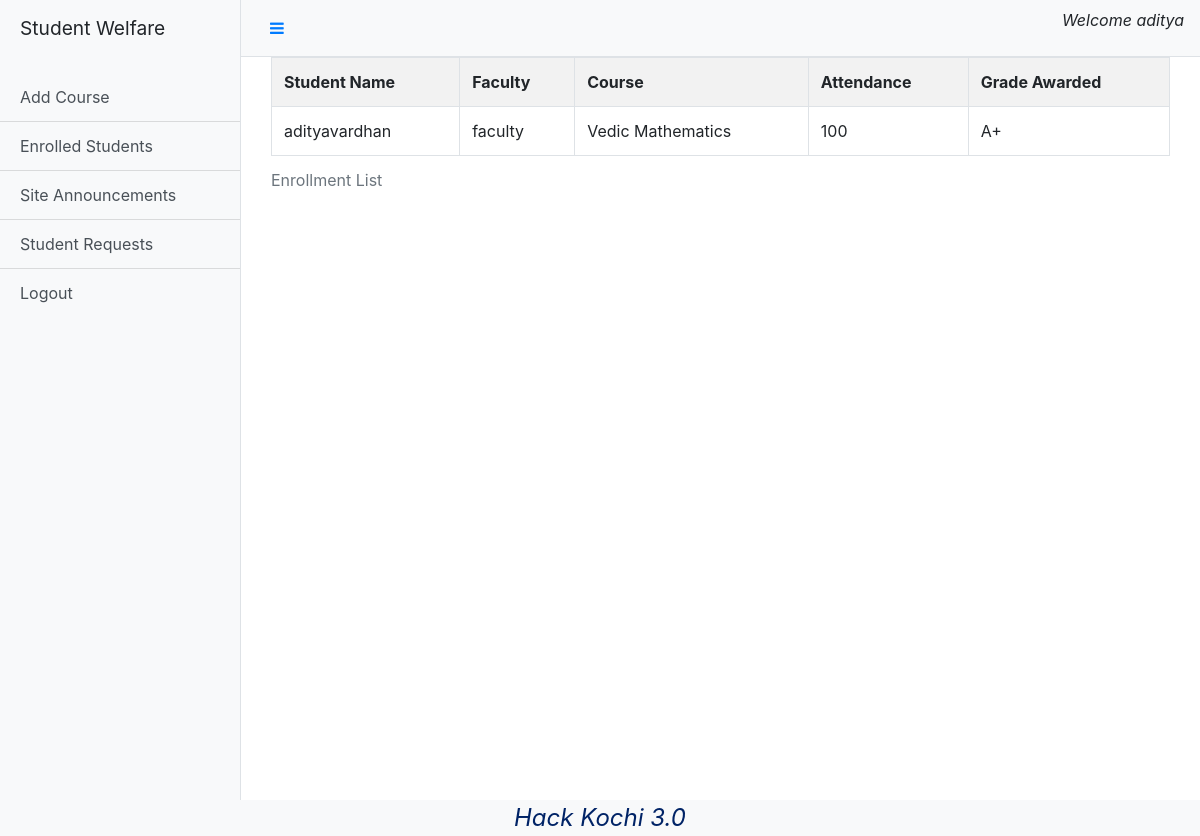
The page /dadmin/admEnrolledStudents (signed in) on the database its author committed.
### base/models.py (models this page shows)
class User(AbstractUser):
    user_type = models.CharField(max_length=10,choices=(('Student','Student'),('Faculty','Faculty'),('Librarian','Librarian')),null=True)

### student/models.py (models this page shows)
class Enrollment(models.Model):
    student = models.ForeignKey(User,on_delete=models.CASCADE,related_name='student')
    course = models.ForeignKey(Course,on_delete=models.CASCADE)
    faculty = models.ForeignKey(User,on_delete=models.CASCADE,related_name='faculty')
    attendance = models.CharField(max_length=10,blank=True)
    grade = models.CharField(max_length=10,blank=True)

class Course(models.Model):
    name = models.CharField(max_length=50)
    description = models.CharField(max_length=50)
    faculty = models.ForeignKey(User,on_delete=models.CASCADE,null=True)

### admin/views.py (the view)
# urls.py: path('admEnrolledStudents',views.admEnrolledStudents,name="admEnrolledStudents"),
def admEnrolledStudents(request):
    if not check(request):
        storage = messages.get_messages(request)
        storage.used = True
        messages.info(request,'Invalid Request')
        return redirect('/')
    if not request.user.is_authenticated:
        storage = messages.get_messages(request)
        storage.used = True
        messages.info(request,'Not Logged In')
        return redirect('/')
    enrollment = Enrollment.objects.all()
    return render(request,'admEnrolledStudents.html',{'enrollment':enrollment})

### admin/views.py (called while the page is built)
def check(request):
    return request.user.is_superuser

### templates/admEnrolledStudents.html
{%extends "adminDashboard.html"%}
{%block content%}
<div class="container">
    <table class="table table-striped table-bordered table-hover">
        <caption>Enrollment List</caption>
        <tr>
            <th>Student Name</th>
            <th>Faculty</th>
            <th>Course</th>
            <th>Attendance</th>
            <th>Grade Awarded</th>
        </tr>
        {%for item in enrollment%}
        <tr>
            <td>{{item.student.first_name}}</td>
            <td>{{item.faculty.first_name}}</td>
            <td>{{item.course.name}}</td>
            <td>{{item.attendance}}</td>
            <td>{{item.grade}}</td>
        </tr>
        {%endfor%}
    </table>
</div>
{%endblock%}

### templates/adminDashboard.html (shortened to what this page needs)
{%load static%}
<!DOCTYPE html>
<html lang="en">
<head>
    <link rel="stylesheet" href="https://stackpath.bootstrapcdn.com/bootstrap/4.5.2/css/bootstrap.min.css">
    <link rel="stylesheet" href="https://cdnjs.cloudflare.com/ajax/libs/font-awesome/4.7.0/css/font-awesome.min.css">
    <link rel="stylesheet" href="{% static 'css/dashboard.css' %}">
</head>
<body>
  <div class="d-flex" id="wrapper">
    <div class="bg-light border-right" id="sidebar-wrapper">
      <div class="sidebar-heading"><p>Student Welfare</p></div>
      <div class="list-group list-group-flush">
        <a href="/dadmin/addCourse" class="list-group-item list-group-item-action bg-light">Add Course</a>
        <a href="/dadmin/admEnrolledStudents" class="list-group-item list-group-item-action bg-light">Enrolled Students</a>
        <a href="/dadmin/site" class="list-group-item list-group-item-action bg-light">Site Announcements</a>
        <a href="/dadmin/requests" class="list-group-item list-group-item-action bg-light">Student Requests</a>
        <a href="/logout" class="list-group-item list-group-item-action bg-light">Logout</a>
      </div>
    </div>
    <div id="page-content-wrapper">
      <nav class="navbar navbar-expand-lg navbar-light bg-light border-bottom">
        <button class="btn btn-link" id="menu-toggle"><i class="fa fa-bars" aria-hidden="true"></i></button>
        <p class="justify-content-end ml-auto" style="font-style: oblique;">Welcome {{request.user.username}}</p>
      </nav>
      <div class="container-fluid">
            {%block content%}
            {%endblock%}
      </div>
    </div>
  </div>
  <div class="footer obq bg-light">
    Hack Kochi 3.0
  </div>
</body>
</html>

### static/dashboard.css (style rules this page uses)
#wrapper { overflow-x: hidden; }
#sidebar-wrapper { min-height: 100vh; margin-left: -15rem; -webkit-transition: margin .25s ease-out; -moz-transition: margin .25s ease-out; -o-transition: margin .25s ease-out; transition: margin .25s ease-out; }
.footer { font-weight: 400; font-size: 1.3em; left: 0; bottom: 0; width: 100%; color: #002366; text-align: center; }
#sidebar-wrapper .sidebar-heading { padding: 0.875rem 1.25rem; font-size: 1.2rem; }
#sidebar-wrapper .list-group { width: 15rem; }
#page-content-wrapper { min-width: 100vw; }
@media (min-width: 768px) { #sidebar-wrapper { margin-left: 0; } }
@media (min-width: 768px) { #page-content-wrapper { min-width: 0; width: 100%; } }
.obq { font-style: oblique; font-size: 1.5em; text-align:center; }

### rows shown on the page
User: user.username "aditya"
Enrollment: student.first_name "adityavardhan", faculty.first_name "faculty", course.name "Vedic Mathematics", attendance "100", grade "A+"
